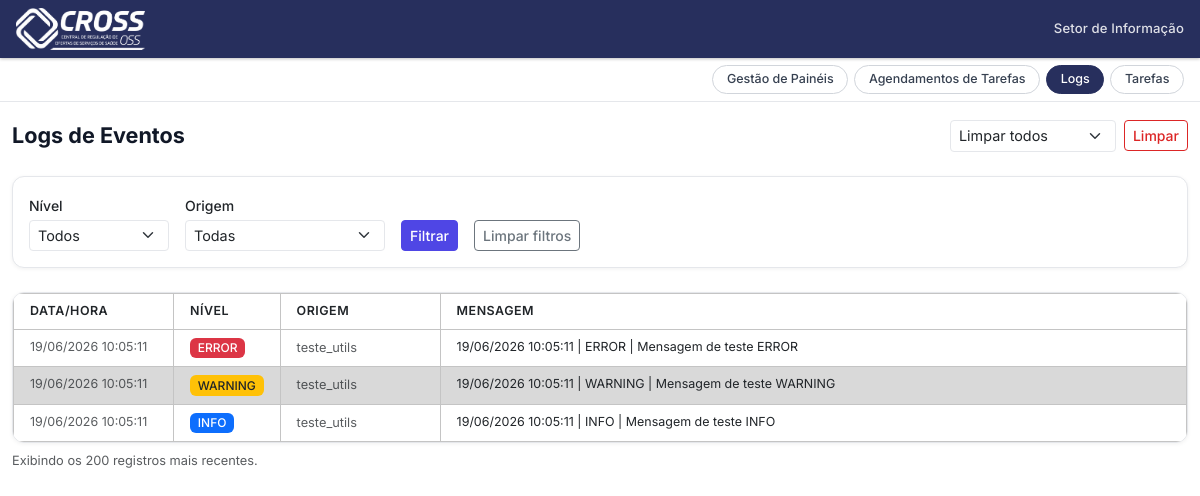
Screenshot of /agendador/logs/ with the database file from the repository.
### agendador/models.py (models this page shows, shortened)
class LogEvento(models.Model):
    NIVEL_CHOICES = [
        ('DEBUG',    'DEBUG'),
        ('INFO',     'INFO'),
        ('WARNING',  'WARNING'),
        ('ERROR',    'ERROR'),
        ('CRITICAL', 'CRITICAL'),
    ]
    nivel = models.CharField(max_length=10, choices=NIVEL_CHOICES, default='INFO')
    origem = models.CharField(max_length=200)
    mensagem = models.TextField()
    criado_em = models.DateTimeField(auto_now_add=True)
    class Meta:
        ordering = ['-criado_em']
        verbose_name = 'Log de Evento'
        verbose_name_plural = 'Logs de Eventos'

### agendador/views.py (the view)
# urls.py: path('logs/', views.lista_logs, name='lista_logs'),
def lista_logs(request):
    nivel = request.GET.get('nivel', '')
    origem = request.GET.get('origem', '')
    logs = LogEvento.objects.all()
    if nivel:
        logs = logs.filter(nivel=nivel)
    if origem:
        logs = logs.filter(origem__icontains=origem)
    logs = logs[:200]
    origens = LogEvento.objects.values_list('origem', flat=True).distinct().order_by('origem')
    return render(request, 'agendador/logs.html', {
        'logs': logs, 'origens': origens, 'niveis': LogEvento.NIVEL_CHOICES,
        'filtro_nivel': nivel, 'filtro_origem': origem,
    })

### agendador/templates/agendador/logs.html (shortened to what this page needs)
{% extends 'base.html' %}
{% block nav_logs %}active{% endblock %}
{% block content %}
<div class="d-flex justify-content-between align-items-center mb-4">
    <h2 class="mb-0">Logs de Eventos</h2>
    <form method="post" action="{% url 'limpar_logs' %}" class="d-flex gap-2 align-items-center">
        <select name="nivel" class="form-select form-select-sm" style="width:auto;">
            <option value="">Limpar todos</option>
        </select>
        <button type="submit" class="btn btn-sm btn-outline-danger"
            onclick="return confirm('Confirma a limpeza dos logs?')">
            Limpar
        </button>
    </form>
</div>
<div class="card p-3 mb-4">
    <form method="get" class="d-flex flex-wrap gap-3 align-items-end">
        <div>
            <label class="form-label mb-1">Nível</label>
            <select name="nivel" class="form-select form-select-sm" style="width:140px;">
                <option value="">Todos</option>
            </select>
        </div>
        <div>
            <label class="form-label mb-1">Origem</label>
            <select name="origem" class="form-select form-select-sm" style="width:200px;">
                <option value="">Todas</option>
            </select>
        </div>
        <button type="submit" class="btn btn-sm btn-primary">Filtrar</button>
        <a href="{% url 'lista_logs' %}" class="btn btn-sm btn-outline-secondary">Limpar filtros</a>
    </form>
</div>
{% if logs %}
<div class="card p-0 overflow-hidden">
    <table class="table table-hover mb-0" style="font-size:.85rem;">
        <thead style="background:#f3f4f6; font-size:.78rem; color: var(--cor-texto-suave); text-transform:uppercase; letter-spacing:.04em;">
            <tr>
                <th class="px-3 py-2 fw-semibold" style="width:160px;">Data/Hora</th>
                <th class="px-3 py-2 fw-semibold" style="width:90px;">Nível</th>
                <th class="px-3 py-2 fw-semibold" style="width:160px;">Origem</th>
                <th class="px-3 py-2 fw-semibold">Mensagem</th>
            </tr>
        </thead>
        <tbody>
        {% for log in logs %}
        <tr>
            <td class="px-3 py-2 text-muted" style="white-space:nowrap;">{{ log.criado_em|date:"d/m/Y H:i:s" }}</td>
            <td class="px-3 py-2">
                {% if log.nivel == 'INFO' %}
                    <span class="badge bg-primary">INFO</span>
                {% elif log.nivel == 'WARNING' %}
                    <span class="badge bg-warning text-dark">WARNING</span>
                {% elif log.nivel == 'ERROR' or log.nivel == 'CRITICAL' %}
                    <span class="badge bg-danger">{{ log.nivel }}</span>
                {% else %}
                    <span class="badge bg-secondary">{{ log.nivel }}</span>
                {% endif %}
            </td>
            <td class="px-3 py-2 text-muted" style="font-size:.8rem;">{{ log.origem }}</td>
            <td class="px-3 py-2">{{ log.mensagem }}</td>
        </tr>
        {% endfor %}
        </tbody>
    </table>
</div>
<p class="text-muted mt-2" style="font-size:.8rem;">Exibindo os 200 registros mais recentes.</p>
{% else %}
<div class="card p-4 text-center" style="color: var(--cor-texto-suave);">
    Nenhum log registrado ainda.
</div>
{% endif %}
{% endblock %}

### rows the page displays
LogEvento: criado_em "19/06/2026 10:05:11", nivel "ERROR", origem "teste_utils", mensagem "19/06/2026 10:05:11 | ERROR | Mensagem de teste ERROR"
LogEvento: criado_em "19/06/2026 10:05:11", nivel "WARNING", origem "teste_utils", mensagem "19/06/2026 10:05:11 | WARNING | Mensagem de teste WARNING"
LogEvento: criado_em "19/06/2026 10:05:11", nivel "INFO", origem "teste_utils", mensagem "19/06/2026 10:05:11 | INFO | Mensagem de teste INFO"
